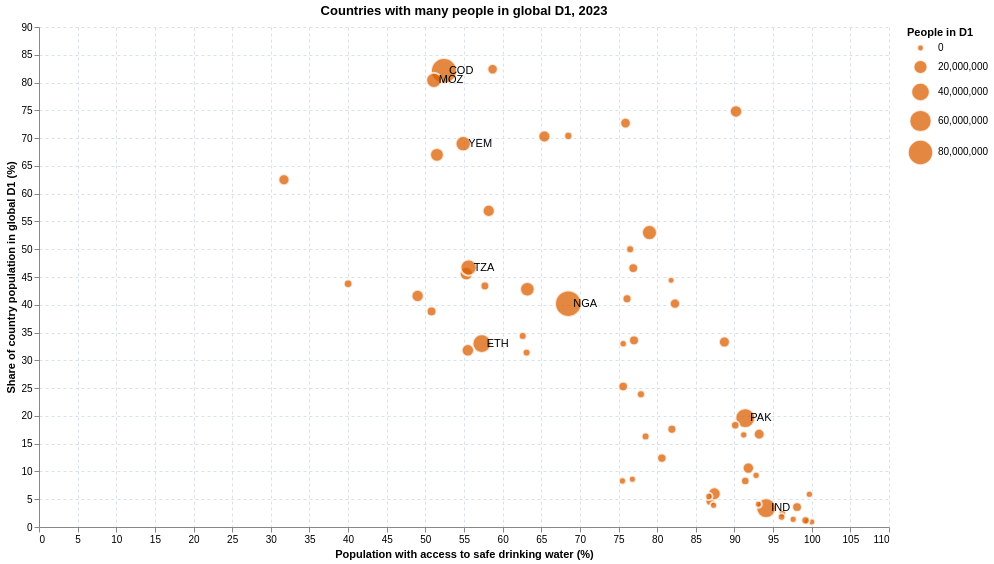

The cell this chart's notebook holds for it:
### Code cell
# Link global D1 concentration to access to safe drinking water
selected_years = [1990, 2000, 2010, 2020, 2023]
d1_people_threshold = 1_000_000

distribution_path = 'GlobalDist1000bins_1990_2026_20260922_2021_01_02_PROD.csv'
distribution = pd.read_csv(
    distribution_path,
    usecols=['year', 'code', 'welf', 'pop'],
)
distribution = distribution.loc[distribution['year'].isin(selected_years)].copy()
distribution = distribution.dropna(subset=['year', 'code', 'welf', 'pop'])
distribution['bin_pop'] = distribution['pop'] / 1000
distribution = distribution.sort_values(['year', 'welf'], kind='stable')
distribution['cum_pop'] = distribution.groupby('year')['bin_pop'].cumsum()
distribution['total_pop'] = distribution.groupby('year')['bin_pop'].transform('sum')
distribution['decile'] = np.minimum(
    np.ceil(distribution['cum_pop'] / (distribution['total_pop'] / 10)),
    10,
).astype(int)

country_population = (
    distribution.groupby(['year', 'code'], as_index=False)['bin_pop']
    .sum()
    .rename(columns={'bin_pop': 'country_pop_billions'})
)
country_d1 = (
    distribution.loc[distribution['decile'].eq(1)]
    .groupby(['year', 'code'], as_index=False)['bin_pop']
    .sum()
    .rename(columns={'bin_pop': 'd1_pop_billions'})
)
country_d1 = country_population.merge(country_d1, on=['year', 'code'], how='left')
country_d1['d1_pop_billions'] = country_d1['d1_pop_billions'].fillna(0)
country_d1['d1_pop_people'] = country_d1['d1_pop_billions'] * 1e9
country_d1['d1_population_share'] = 100 * country_d1['d1_pop_billions'] / country_d1['country_pop_billions']
country_d1['above_threshold'] = country_d1['d1_pop_people'] > d1_people_threshold

water = analysis_df.rename(columns={'REF_AREA': 'code', 'TIME_PERIOD': 'year', 'OBS_VALUE': 'water_access_pct'})
water = water[['code', 'year', 'water_access_pct']].loc[water['year'].isin(selected_years)]
water_d1 = country_d1.merge(water, on=['code', 'year'], how='inner')

threshold_counts = (
    water_d1.groupby('year')['above_threshold']
    .sum()
    .astype(int)
    .rename('countries_above_threshold')
    .reset_index()
)
print(f'People threshold: {d1_people_threshold:,}')
print('Countries above the threshold by year:')
display(threshold_counts)

latest_link = water_d1.loc[
    (water_d1['year'].eq(2023)) & water_d1['above_threshold'],
    ['code', 'd1_pop_people', 'd1_population_share', 'water_access_pct'],
].sort_values('d1_pop_people', ascending=False)
print('Countries with more than the threshold of people in global D1, 2023:')
display(latest_link.head(20))

plot_data = water_d1.loc[
    water_d1['year'].eq(2023) & water_d1['above_threshold']
].copy()
label_data = plot_data.nlargest(8, 'd1_pop_people')
points = (
    alt.Chart(plot_data)
    .mark_circle(color='#d95f02', opacity=0.75, stroke='white')
    .encode(
        x=alt.X('water_access_pct:Q', title='Population with access to safe drinking water (%)', scale=alt.Scale(domain=[0, 105])),
        y=alt.Y('d1_population_share:Q', title='Share of country population in global D1 (%)'),
        size=alt.Size('d1_pop_people:Q', title='People in D1', scale=alt.Scale(range=[40, 700])),
        tooltip=[
            alt.Tooltip('code:N', title='Economy'),
            alt.Tooltip('d1_pop_people:Q', title='People in D1', format=',.0f'),
            alt.Tooltip('d1_population_share:Q', title='Population in D1 (%)', format='.1f'),
            alt.Tooltip('water_access_pct:Q', title='Water access (%)', format='.1f'),
        ],
    )
)
labels = (
    alt.Chart(label_data)
    .mark_text(align='left', dx=5, fontSize=11)
    .encode(
        x='water_access_pct:Q',
        y='d1_population_share:Q',
        text='code:N',
    )
)
d1_water_chart = (
    (points + labels)
    .properties(
        width=850,
        height=500,
        title='Countries with many people in global D1, 2023',
    )
    .configure_view(stroke=None)
    .configure_axis(grid=True, gridColor='#d9e2ec', gridDash=[3, 3])
)
display(d1_water_chart)

### Figure 1 — Vega-Lite specification as saved in the notebook (floating-point values rounded to 4 significant figures)
{"config": {"view": {"continuousWidth": 300, "continuousHeight": 300, "stroke": null}, "axis": {"grid": true, "gridColor": "#d9e2ec", "gridDash": [3, 3]}}, "layer": [{"data": {"name": "data-a5d3ddb1eddb13e4016ba52ee13ae962"}, "mark": {"type": "circle", "color": "#d95f02", "opacity": 0.75, "stroke": "white"}, "encoding": {"size": {"field": "d1_pop_people", "scale": {"range": [40, 700]}, "title": "People in D1", "type": "quantitative"}, "tooltip": [{"field": "code", "title": "Economy", "type": "nominal"}, {"field": "d1_pop_people", "format": ",.0f", "title": "People in D1", "type": "quantitative"}, {"field": "d1_population_share", "format": ".1f", "title": "Population in D1 (%)", "type": "quantitative"}, {"field": "water_access_pct", "format": ".1f", "title": "Water access (%)", "type": "quantitative"}], "x": {"field": "water_access_pct", "scale": {"domain": [0, 105]}, "title": "Population with access to safe drinking water (%)", "type": "quantitative"}, "y": {"field": "d1_population_share", "title": "Share of country population in global D1 (%)", "type": "quantitative"}}}, {"data": {"name": "data-9c724866a524efd8af228f0fe338a718"}, "mark": {"type": "text", "align": "left", "dx": 5, "fontSize": 11}, "encoding": {"text": {"field": "code", "type": "nominal"}, "x": {"field": "water_access_pct", "type": "quantitative"}, "y": {"field": "d1_population_share", "type": "quantitative"}}}], "height": 500, "title": "Countries with many people in global D1, 2023", "width": 850, "$schema": "https://vega.github.io/schema/vega-lite/v6.4.1.json", "datasets": {"data-a5d3ddb1eddb13e4016ba52ee13ae962": [{"year": 2023, "code": "AFG", "country_pop_billions": 0.04145, "d1_pop_billions": 0.0189, "d1_pop_people": 18900000.0, "d1_population_share": 45.6, "above_threshold": true, "water_access_pct": 55.3}, {"year": 2023, "code": "AGO", "country_pop_billions": 0.03675, "d1_pop_billions": 0.01529, "d1_pop_people": 15290000.0, "d1_population_share": 41.6, "above_threshold": true, "water_access_pct": 49.0}, {"year": 2023, "code": "BDI", "country_pop_billions": 0.01369, "d1_pop_billions": 0.009952, "d1_pop_people": 9952000.0, "d1_population_share": 72.7, "above_threshold": true, "water_access_pct": 75.9}, {"year": 2023, "code": "BEN", "country_pop_billions": 0.01411, "d1_pop_billions": 0.003373, "d1_pop_people": 3373000.0, "d1_population_share": 23.9, "above_threshold": true, "water_access_pct": 77.9}, {"year": 2023, "code": "BFA", "country_pop_billions": 0.02303, "d1_pop_billions": 0.009256, "d1_pop_people": 9256000.0, "d1_population_share": 40.2, "above_threshold": true, "water_access_pct": 82.3}, {"year": 2023, "code": "BGD", "country_pop_billions": 0.1715, "d1_pop_billions": 0.008059, "d1_pop_people": 8059000.0, "d1_population_share": 4.7, "above_threshold": true, "water_access_pct": 86.9}, {"year": 2023, "code": "BRA", "country_pop_billions": 0.2111, "d1_pop_billions": 0.007601, "d1_pop_people": 7601000.0, "d1_population_share": 3.6, "above_threshold": true, "water_access_pct": 98.1}, {"year": 2023, "code": "CAF", "country_pop_billions": 0.005152, "d1_pop_billions": 0.003627, "d1_pop_people": 3627000.0, "d1_population_share": 70.4, "above_threshold": true, "water_access_pct": 68.5}, {"year": 2023, "code": "CIV", "country_pop_billions": 0.03117, "d1_pop_billions": 0.005485, "d1_pop_people": 5485000.0, "d1_population_share": 17.6, "above_threshold": true, "water_access_pct": 81.9}, {"year": 2023, "code": "CMR", "country_pop_billions": 0.02837, "d1_pop_billions": 0.007178, "d1_pop_people": 7178000.0, "d1_population_share": 25.3, "above_threshold": true, "water_access_pct": 75.6}, {"year": 2023, "code": "COD", "country_pop_billions": 0.1058, "d1_pop_billions": 0.08685, "d1_pop_people": 86850000.0, "d1_population_share": 82.1, "above_threshold": true, "water_access_pct": 52.4}, {"year": 2023, "code": "COG", "country_pop_billions": 0.006183, "d1_pop_billions": 0.003091, "d1_pop_people": 3091000.0, "d1_population_share": 50.0, "above_threshold": true, "water_access_pct": 76.5}, {"year": 2023, "code": "COL", "country_pop_billions": 0.05232, "d1_pop_billions": 0.004343, "d1_pop_people": 4343000.0, "d1_population_share": 8.3, "above_threshold": true, "water_access_pct": 91.4}, {"year": 2023, "code": "EGY", "country_pop_billions": 0.1145, "d1_pop_billions": 0.001145, "d1_pop_people": 1145000.0, "d1_population_share": 1.0, "above_threshold": true, "water_access_pct": 99.4}, {"year": 2023, "code": "ETH", "country_pop_billions": 0.1287, "d1_pop_billions": 0.04247, "d1_pop_people": 42470000.0, "d1_population_share": 33.0, "above_threshold": true, "water_access_pct": 57.3}, {"year": 2023, "code": "GHA", "country_pop_billions": 0.03379, "d1_pop_billions": 0.01125, "d1_pop_people": 11250000.0, "d1_population_share": 33.3, "above_threshold": true, "water_access_pct": 88.7}, {"year": 2023, "code": "GIN", "country_pop_billions": 0.01441, "d1_pop_billions": 0.001239, "d1_pop_people": 1239000.0, "d1_population_share": 8.6, "above_threshold": true, "water_access_pct": 76.8}, {"year": 2023, "code": "GTM", "country_pop_billions": 0.01812, "d1_pop_billions": 0.001686, "d1_pop_people": 1686000.0, "d1_population_share": 9.3, "above_threshold": true, "water_access_pct": 92.8}, {"year": 2023, "code": "HND", "country_pop_billions": 0.01064, "d1_pop_billions": 0.001767, "d1_pop_people": 1767000.0, "d1_population_share": 16.6, "above_threshold": true, "water_access_pct": 91.2}, {"year": 2023, "code": "HTI", "country_pop_billions": 0.01164, "d1_pop_billions": 0.005051, "d1_pop_people": 5051000.0, "d1_population_share": 43.4, "above_threshold": true, "water_access_pct": 57.7}, {"year": 2023, "code": "IDN", "country_pop_billions": 0.2812, "d1_pop_billions": 0.01687, "d1_pop_people": 16870000.0, "d1_population_share": 6.0, "above_threshold": true, "water_access_pct": 87.4}, {"year": 2023, "code": "IND", "country_pop_billions": 1.438, "d1_pop_billions": 0.04889, "d1_pop_people": 48890000.0, "d1_population_share": 3.4, "above_threshold": true, "water_access_pct": 94.1}, {"year": 2023, "code": "IRN", "country_pop_billions": 0.09061, "d1_pop_billions": 0.002175, "d1_pop_people": 2175000.0, "d1_population_share": 2.4, "above_threshold": true, "water_access_pct": 96.2}, {"year": 2023, "code": "JPN", "country_pop_billions": 0.1245, "d1_pop_billions": 0.001121, "d1_pop_people": 1121000.0, "d1_population_share": 0.9, "above_threshold": true, "water_access_pct": 100.0}, {"year": 2023, "code": "KEN", "country_pop_billions": 0.05534, "d1_pop_billions": 0.02369, "d1_pop_people": 23690000.0, "d1_population_share": 42.8, "above_threshold": true, "water_access_pct": 63.2}, {"year": 2023, "code": "KHM", "country_pop_billions": 0.01742, "d1_pop_billions": 0.001446, "d1_pop_people": 1446000.0, "d1_population_share": 8.3, "above_threshold": true, "water_access_pct": 75.5}, {"year": 2023, "code": "LBR", "country_pop_billions": 0.005493, "d1_pop_billions": 0.001813, "d1_pop_people": 1813000.0, "d1_population_share": 33.0, "above_threshold": true, "water_access_pct": 75.6}, {"year": 2023, "code": "LSO", "country_pop_billions": 0.002311, "d1_pop_billions": 0.001026, "d1_pop_people": 1026000.0, "d1_population_share": 44.4, "above_threshold": true, "water_access_pct": 81.8}, {"year": 2023, "code": "MDG", "country_pop_billions": 0.0312, "d1_pop_billions": 0.0209, "d1_pop_people": 20900000.0, "d1_population_share": 67.0, "above_threshold": true, "water_access_pct": 51.5}, {"year": 2023, "code": "MEX", "country_pop_billions": 0.1297, "d1_pop_billions": 0.002335, "d1_pop_people": 2335000.0, "d1_population_share": 1.8, "above_threshold": true, "water_access_pct": 96.1}, {"year": 2023, "code": "MLI", "country_pop_billions": 0.02377, "d1_pop_billions": 0.007986, "d1_pop_people": 7986000.0, "d1_population_share": 33.6, "above_threshold": true, "water_access_pct": 77.0}, {"year": 2023, "code": "MMR", "country_pop_billions": 0.05413, "d1_pop_billions": 0.006713, "d1_pop_people": 6713000.0, "d1_population_share": 12.4, "above_threshold": true, "water_access_pct": 80.6}, {"year": 2023, "code": "MOZ", "country_pop_billions": 0.03364, "d1_pop_billions": 0.02704, "d1_pop_people": 27040000.0, "d1_population_share": 80.4, "above_threshold": true, "water_access_pct": 51.1}, {"year": 2023, "code": "MWI", "country_pop_billions": 0.0211, "d1_pop_billions": 0.01579, "d1_pop_people": 15790000.0, "d1_population_share": 74.8, "above_threshold": true, "water_access_pct": 90.2}, {"year": 2023, "code": "NER", "country_pop_billions": 0.02616, "d1_pop_billions": 0.01488, "d1_pop_people": 14880000.0, "d1_population_share": 56.9, "above_threshold": true, "water_access_pct": 58.2}, {"year": 2023, "code": "NGA", "country_pop_billions": 0.2279, "d1_pop_billions": 0.09161, "d1_pop_people": 91610000.0, "d1_population_share": 40.2, "above_threshold": true, "water_access_pct": 68.5}, {"year": 2023, "code": "PAK", "country_pop_billions": 0.2475, "d1_pop_billions": 0.04851, "d1_pop_people": 48510000.0, "d1_population_share": 19.6, "above_threshold": true, "water_access_pct": 91.4}, {"year": 2023, "code": "PER", "country_pop_billions": 0.03385, "d1_pop_billions": 0.001862, "d1_pop_people": 1862000.0, "d1_population_share": 5.5, "above_threshold": true, "water_access_pct": 86.7}, {"year": 2023, "code": "PHL", "country_pop_billions": 0.1149, "d1_pop_billions": 0.01218, "d1_pop_people": 12180000.0, "d1_population_share": 10.6, "above_threshold": true, "water_access_pct": 91.8}, {"year": 2023, "code": "PNG", "country_pop_billions": 0.01039, "d1_pop_billions": 0.004551, "d1_pop_people": 4551000.0, "d1_population_share": 43.8, "above_threshold": true, "water_access_pct": 40.0}, {"year": 2023, "code": "PRK", "country_pop_billions": 0.02642, "d1_pop_billions": 0.001559, "d1_pop_people": 1559000.0, "d1_population_share": 5.9, "above_threshold": true, "water_access_pct": 99.7}, {"year": 2023, "code": "RWA", "country_pop_billions": 0.01395, "d1_pop_billions": 0.005735, "d1_pop_people": 5735000.0, "d1_population_share": 41.1, "above_threshold": true, "water_access_pct": 76.1}, {"year": 2023, "code": "SDN", "country_pop_billions": 0.05004, "d1_pop_billions": 0.01591, "d1_pop_people": 15910000.0, "d1_population_share": 31.8, "above_threshold": true, "water_access_pct": 55.5}, {"year": 2023, "code": "SEN", "country_pop_billions": 0.01808, "d1_pop_billions": 0.002947, "d1_pop_people": 2947000.0, "d1_population_share": 16.3, "above_threshold": true, "water_access_pct": 78.5}, {"year": 2023, "code": "SLE", "country_pop_billions": 0.008461, "d1_pop_billions": 0.00291, "d1_pop_people": 2910000.0, "d1_population_share": 34.4, "above_threshold": true, "water_access_pct": 62.6}, {"year": 2023, "code": "SOM", "country_pop_billions": 0.01836, "d1_pop_billions": 0.01147, "d1_pop_people": 11470000.0, "d1_population_share": 62.5, "above_threshold": true, "water_access_pct": 31.7}, {"year": 2023, "code": "SSD", "country_pop_billions": 0.01148, "d1_pop_billions": 0.009462, "d1_pop_people": 9462000.0, "d1_population_share": 82.4, "above_threshold": true, "water_access_pct": 58.7}, {"year": 2023, "code": "SYR", "country_pop_billions": 0.02359, "d1_pop_billions": 0.004318, "d1_pop_people": 4318000.0, "d1_population_share": 18.3, "above_threshold": true, "water_access_pct": 90.1}, {"year": 2023, "code": "TCD", "country_pop_billions": 0.01932, "d1_pop_billions": 0.007496, "d1_pop_people": 7496000.0, "d1_population_share": 38.8, "above_threshold": true, "water_access_pct": 50.8}, {"year": 2023, "code": "TGO", "country_pop_billions": 0.009304, "d1_pop_billions": 0.002922, "d1_pop_people": 2922000.0, "d1_population_share": 31.4, "above_threshold": true, "water_access_pct": 63.1}, {"year": 2023, "code": "TZA", "country_pop_billions": 0.06662, "d1_pop_billions": 0.03111, "d1_pop_people": 31110000.0, "d1_population_share": 46.7, "above_threshold": true, "water_access_pct": 55.6}, {"year": 2023, "code": "UGA", "country_pop_billions": 0.04866, "d1_pop_billions": 0.02579, "d1_pop_people": 25790000.0, "d1_population_share": 53.0, "above_threshold": true, "water_access_pct": 79.0}, {"year": 2023, "code": "USA", "country_pop_billions": 0.3368, "d1_pop_billions": 0.004042, "d1_pop_people": 4042000.0, "d1_population_share": 1.2, "above_threshold": true, "water_access_pct": 99.2}, {"year": 2023, "code": "UZB", "country_pop_billions": 0.03565, "d1_pop_billions": 0.00139, "d1_pop_people": 1390000.0, "d1_population_share": 3.9, "above_threshold": true, "water_access_pct": 87.3}, {"year": 2023, "code": "VEN", "country_pop_billions": 0.0283, "d1_pop_billions": 0.00116, "d1_pop_people": 1160000.0, "d1_population_share": 4.1, "above_threshold": true, "water_access_pct": 93.1}, {"year": 2023, "code": "VNM", "country_pop_billions": 0.1004, "d1_pop_billions": 0.001405, "d1_pop_people": 1405000.0, "d1_population_share": 1.4, "above_threshold": true, "water_access_pct": 97.6}, {"year": 2023, "code": "YEM", "country_pop_billions": 0.03939, "d1_pop_billions": 0.02718, "d1_pop_people": 27180000.0, "d1_population_share": 69.0, "above_threshold": true, "water_access_pct": 54.9}, {"year": 2023, "code": "ZAF", "country_pop_billions": 0.06321, "d1_pop_billions": 0.01056, "d1_pop_people": 10560000.0, "d1_population_share": 16.7, "above_threshold": true, "water_access_pct": 93.2}, {"year": 2023, "code": "ZMB", "country_pop_billions": 0.02072, "d1_pop_billions": 0.01457, "d1_pop_people": 14570000.0, "d1_population_share": 70.3, "above_threshold": true, "water_access_pct": 65.4}, {"year": 2023, "code": "ZWE", "country_pop_billions": 0.01634, "d1_pop_billions": 0.007615, "d1_pop_people": 7615000.0, "d1_population_share": 46.6, "above_threshold": true, "water_access_pct": 76.9}], "data-9c724866a524efd8af228f0fe338a718": [{"year": 2023, "code": "NGA", "country_pop_billions": 0.2279, "d1_pop_billions": 0.09161, "d1_pop_people": 91610000.0, "d1_population_share": 40.2, "above_threshold": true, "water_access_pct": 68.5}, {"year": 2023, "code": "COD", "country_pop_billions": 0.1058, "d1_pop_billions": 0.08685, "d1_pop_people": 86850000.0, "d1_population_share": 82.1, "above_threshold": true, "water_access_pct": 52.4}, {"year": 2023, "code": "IND", "country_pop_billions": 1.438, "d1_pop_billions": 0.04889, "d1_pop_people": 48890000.0, "d1_population_share": 3.4, "above_threshold": true, "water_access_pct": 94.1}, {"year": 2023, "code": "PAK", "country_pop_billions": 0.2475, "d1_pop_billions": 0.04851, "d1_pop_people": 48510000.0, "d1_population_share": 19.6, "above_threshold": true, "water_access_pct": 91.4}, {"year": 2023, "code": "ETH", "country_pop_billions": 0.1287, "d1_pop_billions": 0.04247, "d1_pop_people": 42470000.0, "d1_population_share": 33.0, "above_threshold": true, "water_access_pct": 57.3}, {"year": 2023, "code": "TZA", "country_pop_billions": 0.06662, "d1_pop_billions": 0.03111, "d1_pop_people": 31110000.0, "d1_population_share": 46.7, "above_threshold": true, "water_access_pct": 55.6}, {"year": 2023, "code": "YEM", "country_pop_billions": 0.03939, "d1_pop_billions": 0.02718, "d1_pop_people": 27180000.0, "d1_population_share": 69.0, "above_threshold": true, "water_access_pct": 54.9}, {"year": 2023, "code": "MOZ", "country_pop_billions": 0.03364, "d1_pop_billions": 0.02704, "d1_pop_people": 27040000.0, "d1_population_share": 80.4, "above_threshold": true, "water_access_pct": 51.1}]}}
